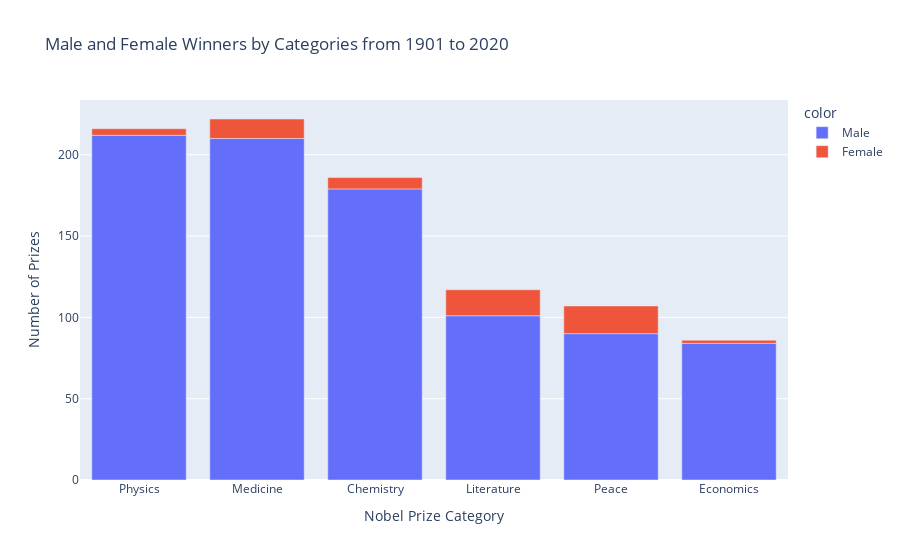

Source (notebook cell):
### Code cell
sex_cat_bar = px.bar(x = sex_cat['category'],
                    y = sex_cat['prize'],
                    color = sex_cat['sex'],
                    title = 'Male and Female Winners by Categories from 1901 to 2020')

sex_cat_bar.update_layout(xaxis_title='Nobel Prize Category',
                         yaxis_title='Number of Prizes')

sex_cat_bar.show()

### Figure 1 — Plotly figure (JSON) as saved in the notebook; plotly's stock layout.template omitted (floating-point values rounded to 4 significant figures)
{"data": [{"alignmentgroup": "True", "hovertemplate": "color=Male<br>x=%{x}<br>y=%{y}<extra></extra>", "legendgroup": "Male", "marker": {"color": "#636efa", "pattern": {"shape": ""}}, "name": "Male", "offsetgroup": "Male", "orientation": "v", "showlegend": true, "textposition": "auto", "type": "bar", "x": ["Physics", "Medicine", "Chemistry", "Literature", "Peace", "Economics"], "xaxis": "x", "y": [212, 210, 179, 101, 90, 84], "yaxis": "y"}, {"alignmentgroup": "True", "hovertemplate": "color=Female<br>x=%{x}<br>y=%{y}<extra></extra>", "legendgroup": "Female", "marker": {"color": "#EF553B", "pattern": {"shape": ""}}, "name": "Female", "offsetgroup": "Female", "orientation": "v", "showlegend": true, "textposition": "auto", "type": "bar", "x": ["Peace", "Literature", "Medicine", "Chemistry", "Physics", "Economics"], "xaxis": "x", "y": [17, 16, 12, 7, 4, 2], "yaxis": "y"}], "layout": {"barmode": "relative", "legend": {"title": {"text": "color"}, "tracegroupgap": 0}, "title": {"text": "Male and Female Winners by Categories from 1901 to 2020"}, "xaxis": {"anchor": "y", "domain": [0, 1], "title": {"text": "Nobel Prize Category"}}, "yaxis": {"anchor": "x", "domain": [0, 1], "title": {"text": "Number of Prizes"}}}}
